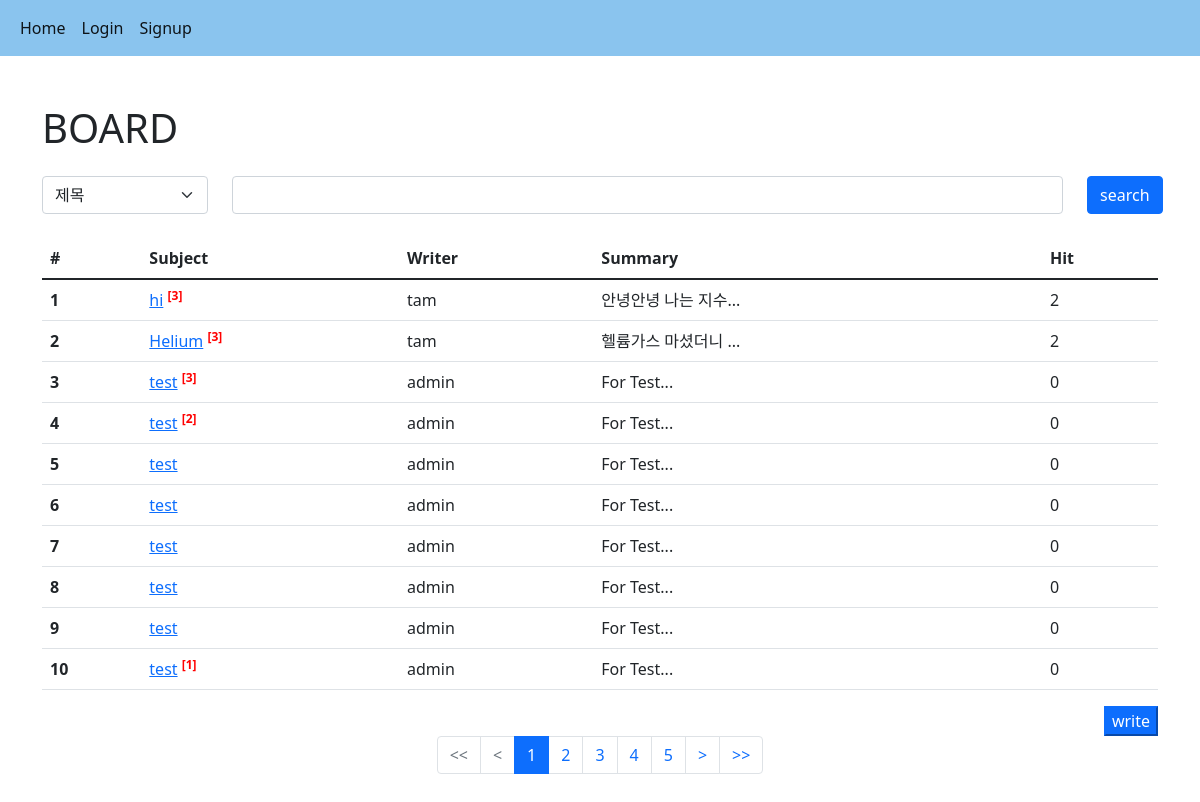
/board/, run on the app's committed database.
### board/models.py (models this page shows)
class Board(models.Model):
    subject = models.CharField(max_length=100)
    writer = models.CharField(max_length=50)
    content = models.TextField()
    hit = models.IntegerField(default=0)
    up = models.ManyToManyField(User, blank=True)
    def summary(self):
        return self.content[:10] + "..."

### board/views.py (the view)
# urls.py: path('', views.index, name= "index"),
def index(request):
    kw = request.GET.get("kw", '')
    page = request.GET.get("page", 1)
    cate = request.GET.get("cate", '')
    if kw:
        if cate == 'subject':
            b = Board.objects.filter(subject__startswith=kw)
        elif cate == 'writer':
            b = Board.objects.filter(writer=kw)
        else:
            b = Board.objects.filter(content__contains=kw)
    else:
        b = Board.objects.all()
    pag = Paginator(b, 10)
    obj = pag.get_page(page)
    context={
        'con' : obj,
        'kw' : kw,
        'cate' : cate,
    }
    return render(request, "board/index.html", context)

### template/board/index.html (shortened to what this page needs)
{% extends 'base.html' %}
{% block content %}
{% load mathfilters %}
<div class="container mt-5 mb-5">
    <h1>BOARD</h1>
    <form>
        <div class="row mt-4 mb-4">
            <div class="col-lg-2">
                <select name="cate" class="form-select">
                    <option value="subject" {% if cate == 'subject'%}selected{% endif %}>제목</option>
                </select>
            </div>
            <div class="col-lg-9">
                <input type="search" name="kw" value="{{kw}}" class="form-control">
            </div>
            <div class="col-lg-1">
                <button class="btn btn-primary">search</button>
            </div>
        </div>
    </form>
    <table class="table mt-3 table-hover">
        <thead>
            <tr>
                <th scope="col">#</th>
                <th scope="col">Subject</th>
                <th scope="col">Writer</th>
                <th scope="col">Summary</th>
                <th scope="col">Hit</th>
            </tr>
        </thead>
        <tbody>
            {% if con %}
                {% for i in con %}
                    <tr>
                        <th scope="row">{{forloop.counter}}</th>
                        <td>
                            <a href="{% url 'board:detail' i.id %}">{{i.subject}}</a>
                            {% if i.reply_set.all.count %}
                                <sup style="color: red; font-weight: bolder;">[{{ i.reply_set.all.count }}]</sup>
                            {% endif %}
                        </td>
                        {%if user.username == i.writer%}
                            <td><mark>{{i.writer}}</mark></td>
                        {% else %}
                            <td>{{i.writer}}</td>
                        {% endif %}
                        <td>{{i.summary}}</td>
                        <td>{{ i.up.all.count }}</td>
                    </tr>
                {% endfor %}
            {% else %}
                <tr>
                    <th colspan="5">No Contents</th>
                </tr>
            {% endif %}
        </tbody>
    </table>
    <div class="text-end">
        <a href="{% url 'board:create' %}"><button class="bnt btn-primary">write</button></a>
    </div>
    <nav aria-label="Page navigation example">
        <ul class="pagination justify-content-center">
            {% if con.has_previous %}
                <li class="page-item">
                    <a class="page-link" href="{% url 'board:index'%}?page=1&kw={{kw}}&cate={{cate}}"> << </a>
                </li>
                <li class="page-item">
                    <a class="page-link" href="{% url 'board:index'%}?page={{con.previous_page_number}}&kw={{kw}}&cate={{cate}}"> < </a>
                </li>
            {% else %}
                <li class="page-item disabled">
                    <a class="page-link" href="#"> << </a>
                </li>
                <li class="page-item disabled">
                    <a class="page-link" href="#"> < </a>
                </li>
            {% endif %}
            {% for i in con.paginator.page_range %}
                {% if i >= con.number|sub:1|intdiv:5|mul:5|add:1 and i <= con.number|sub:1|intdiv:5|mul:5|add:5 %}
                    {% if con.number == i %}
                        <li class="page-item active"><a class="page-link" href="{% url 'board:index'%}?page={{i}}&kw={{kw}}&cate={{cate}}">{{i}}</a></li>
                    {% else %}
                        <li class="page-item"><a class="page-link" href="{% url 'board:index'%}?page={{i}}&kw={{kw}}&cate={{cate}}">{{i}}</a></li>
                    {% endif %}
                {% endif %}
            {% endfor %}
            {% if con.has_next %}
                <li class="page-item">
                    <a class="page-link" href="{% url 'board:index'%}?page={{con.next_page_number}}&kw={{kw}}&cate={{cate}}"> > </a>
                </li>
                <li class="page-item">
                    <a class="page-link" href="{% url 'board:index'%}?page={{con.paginator.num_pages}}&kw={{kw}}&cate={{cate}}"> >> </a>
                </li>
            {% endif %}
        </ul>
    </nav>
</div>
{% endblock %}

### data on the page
Board: subject "hi", reply_set.all.count "3", writer "tam", summary "안녕안녕 나는 지수...", up.all.count "2"
Board: subject "Helium", reply_set.all.count "3", writer "tam", summary "헬륨가스 마셨더니 ...", up.all.count "2"
Board: subject "test", reply_set.all.count "3", writer "admin", summary "For Test...", up.all.count "0"
Board: subject "test", reply_set.all.count "2", writer "admin", summary "For Test...", up.all.count "0"
Board: subject "test", writer "admin", summary "For Test...", up.all.count "0"
Board: subject "test", writer "admin", summary "For Test...", up.all.count "0"
Board: subject "test", writer "admin", summary "For Test...", up.all.count "0"
Board: subject "test", writer "admin", summary "For Test...", up.all.count "0"
Board: subject "test", writer "admin", summary "For Test...", up.all.count "0"
Board: subject "test", reply_set.all.count "1", writer "admin", summary "For Test...", up.all.count "0"

### other printed values
{{ i }} "1"
{{ i }} "2" "3" "4" "5"
